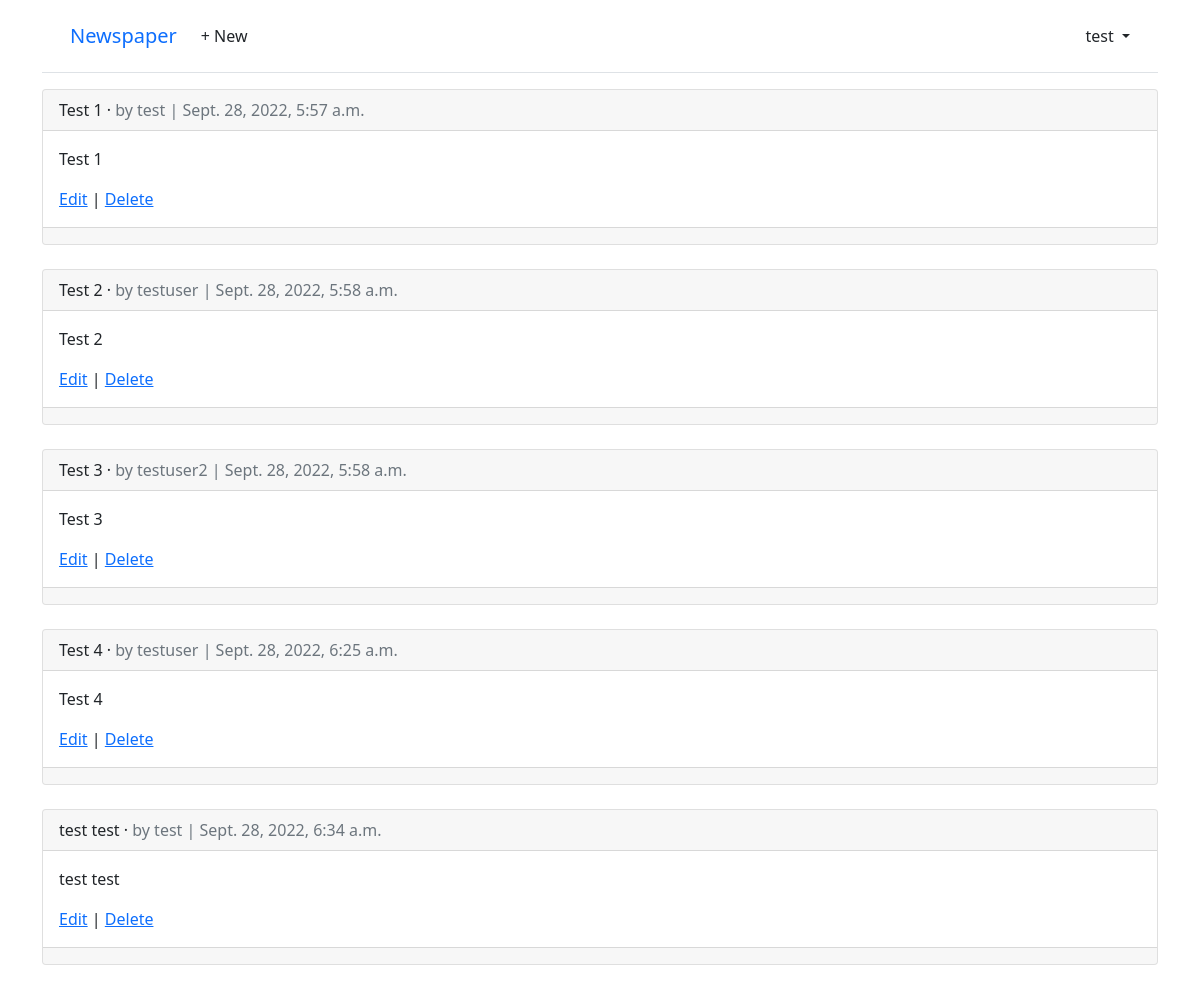
The page /articles/ (signed in) on the database as committed earlier.
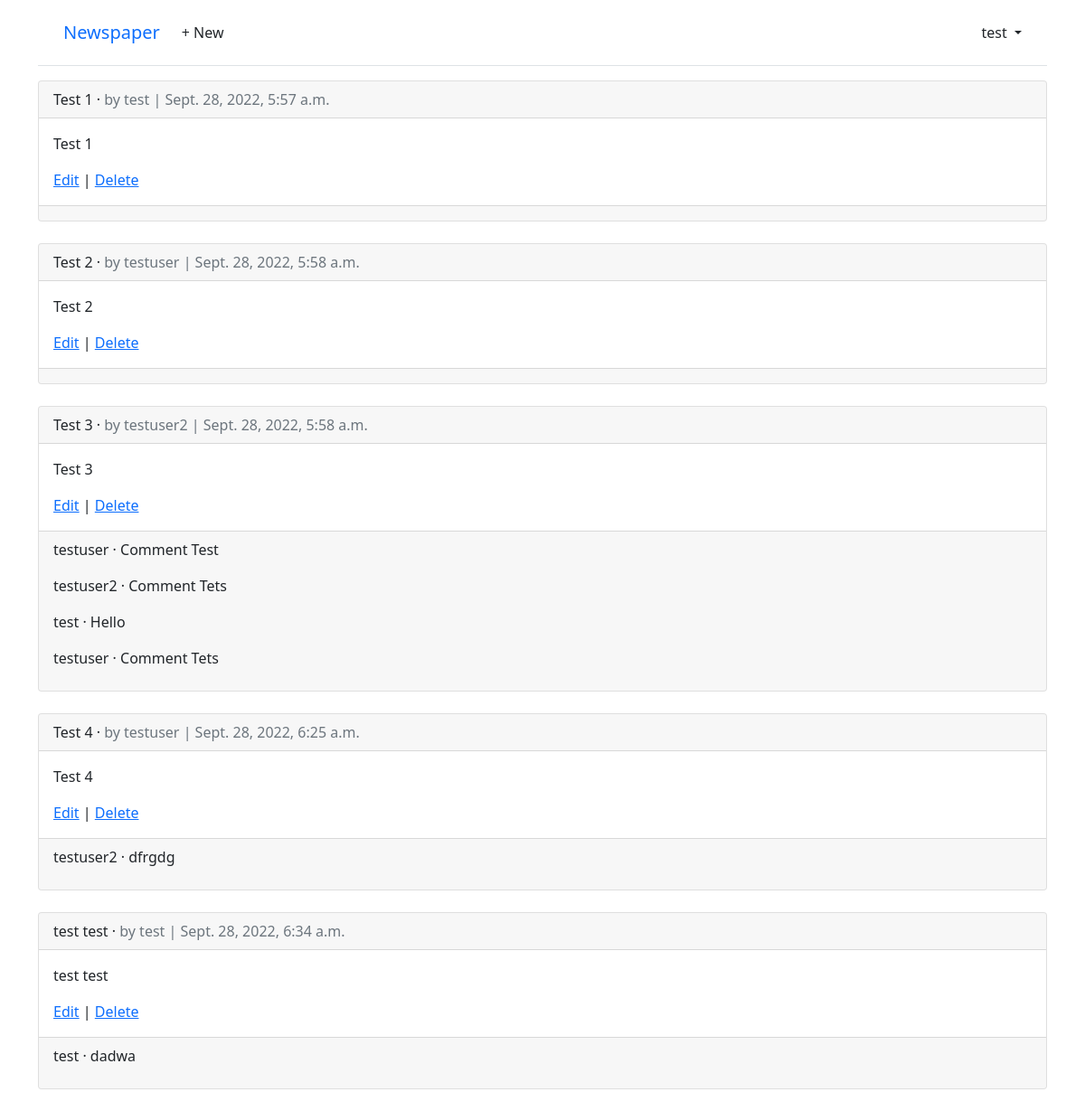
The same page on the database as committed later.
### accounts/models.py (models this page shows)
class CustomUser(AbstractUser):
  age = models.PositiveIntegerField(null=True, blank=True)

### articles/models.py (models this page shows, shortened)
class Article(models.Model):
  title = models.CharField(max_length=255)
  body = models.TextField()
  date = models.DateTimeField(auto_now_add=True)
  author = models.ForeignKey(settings.AUTH_USER_MODEL, on_delete=models.CASCADE)

class Comment(models.Model):
  article = models.ForeignKey(Article, on_delete=models.CASCADE)
  comment = models.CharField(max_length=140)
  author = models.ForeignKey(settings.AUTH_USER_MODEL, on_delete=models.CASCADE)
  def __str__(self):
    return self.comment

### articles/views.py (the view)
# urls.py: path("", ArticleListView.as_view(),
class ArticleListView(LoginRequiredMixin, ListView):
  model = Article
  template_name = "article_list.html"

### templates/article_list.html (shortened to what this page needs)
{% extends "base.html" %}
{% block content %}
{% for article in article_list %}
  <div class="card">
    <div class="card-header">
      <span class="font-weight-bold">{{ article.title }}</span> &middot;
      <span class="text-muted">by {{ article.author }} |
      {{ article.date }}</span>
    </div>
    <div class="card-body">
      <p>{{ article.body }}</p>
      <a href="{% url 'article_edit' article.pk %}">Edit</a> |
      <a href="{% url 'article_delete' article.pk %}">Delete</a>
    </div>
    <div class="card-footer">
      {% for comment in article.comment_set.all %}
        <p>
          <span class="font-weight-bold">
            {{ comment.author }} &middot;
          </span>
          {{ comment }}
        </p>
      {% endfor %}
    </div>
  </div>
  <br />
{% endfor %}
{% endblock content %}

### templates/base.html (shortened to what this page needs)
<!DOCTYPE html>
<html>
<head>
  <link href="https://cdn.jsdelivr.net/npm/bootstrap@5.1.3/dist/css/bootstrap.min.css" rel="stylesheet">
</head>
<body>
  <div class="container">
    <header class="p-3 mb-3 border-bottom">
      <div class="container">
        <div class="d-flex flex-wrap align-items-center justify-content-center
          justify-content-lg-start">
          <a class="navbar-brand" href="{% url 'home' %}">Newspaper</a>
          <ul class="nav col-12 col-lg-auto me-lg-auto mb-2 justify-content-center
            mb-md-0">
          {% if user.is_authenticated %}
            <li><a href="{% url 'article_new' %}" class="nav-link px-2 link-dark">+ New</a></li>
          </ul>
          <div class="dropdown text-end">
            <a href="#" class="d-block link-dark text-decoration-none dropdown-toggle"
              id="dropdownUser1" data-bs-toggle="dropdown" aria-expanded="false">
              {{ user.username }}
            </a>
          </div>
          {% else %}
          </ul>
          <div class="text-end">
            <a href="{% url 'login' %}" class="btn btn-outline-primary me-2">Log In</a>
            <a href="{% url 'signup' %}" class="btn btn-primary">Sign Up</a>
          </div>
          {% endif %}
        </div>
      </div>
    </header>
    <main>
      {% block content %}
      {% endblock content %}
    </main>
  </div>
</body>
</html>

Rows that differ between the two databases and show on the page:
added Comment: author "testuser", comment "Comment Test", shown under Article "Test 3"
added Comment: author "testuser2", comment "Comment Tets", shown under Article "Test 3"
added Comment: author "test", comment "Hello", shown under Article "Test 3"
added Comment: author "testuser", comment "Comment Tets", shown under Article "Test 3"
added Comment: author "testuser2", comment "dfrgdg", shown under Article "Test 4"
added Comment: author "test", comment "dadwa", shown under Article "test test"
